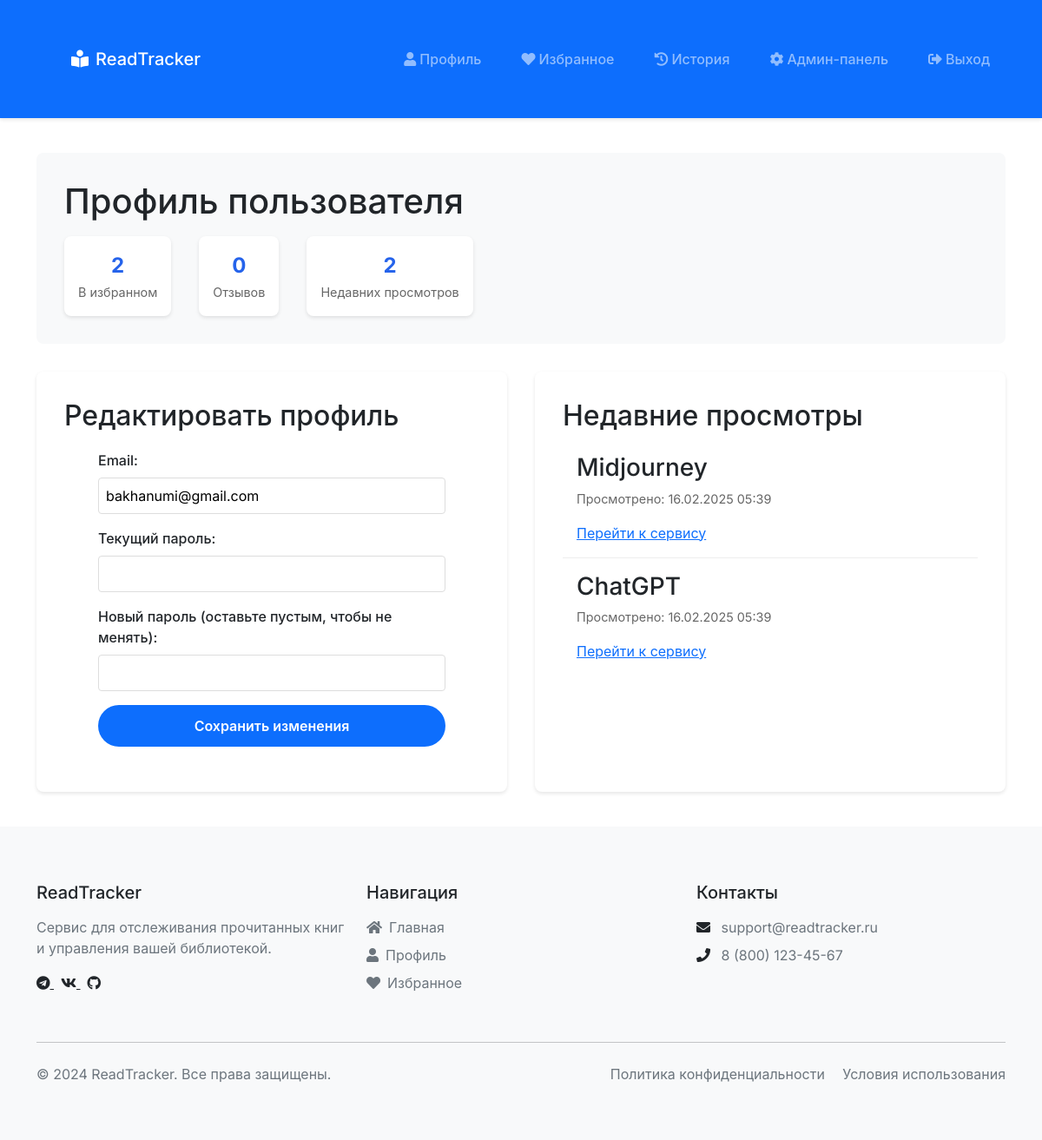
The app's page /profile (signed in), older data.
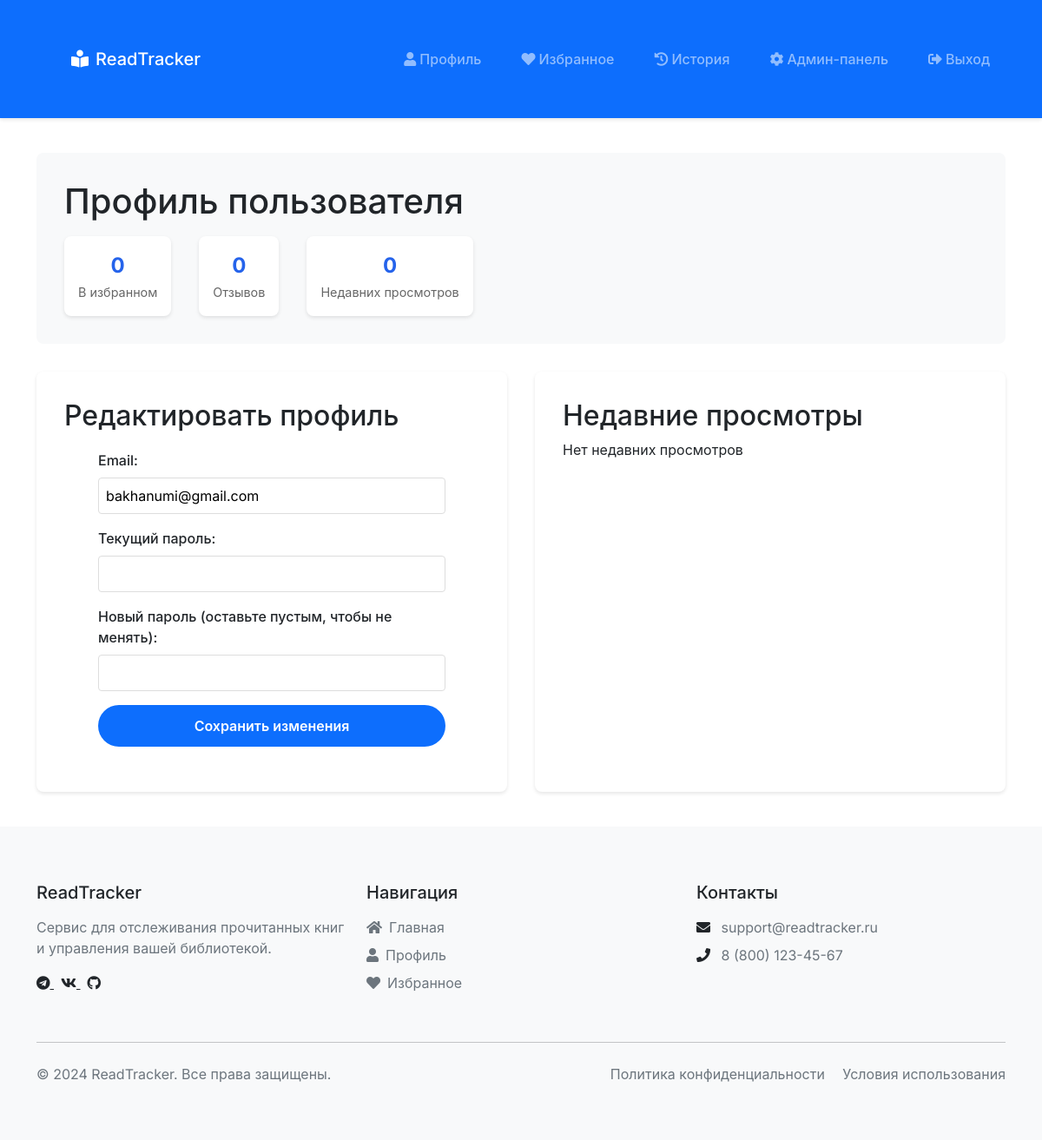
The same page, newer data.
### app.py (models this page shows)
class ViewHistory(db.Model):
    id = db.Column(db.Integer, primary_key=True)
    user_id = db.Column(db.Integer, db.ForeignKey('user.id'), nullable=False)
    service_id = db.Column(db.Integer, db.ForeignKey('service.id'), nullable=False)
    viewed_at = db.Column(db.DateTime, default=datetime.utcnow)

class Service(db.Model):
    id = db.Column(db.Integer, primary_key=True)
    title = db.Column(db.String(100), nullable=False)
    description = db.Column(db.Text, nullable=False)
    category = db.Column(db.String(50), nullable=False)
    subcategory = db.Column(db.String(50))
    tags = db.Column(db.String(200))  # Store tags as comma-separated string
    detailed_description = db.Column(db.Text)
    pricing_type = db.Column(db.String(20))  # 'free', 'paid', 'freemium'
    pricing = db.Column(db.Text)
    link = db.Column(db.String(200))
    rating = db.Column(db.Float, default=0.0)
    created_at = db.Column(db.DateTime, default=db.func.current_timestamp())
    favorites = db.relationship('Favorite', backref='service', lazy=True)
    views = db.relationship('ViewHistory', backref='service', lazy=True)
    reviews = db.relationship('Review', backref='service', lazy=True)

### app.py (the view, shortened to what this page needs)
@app.route('/profile', methods=['GET', 'POST'])
@login_required
def profile():
    favorites_count = Favorite.query.filter_by(user_id=current_user.id).count()
    reviews_count = Review.query.filter_by(user_id=current_user.id).count()
    recent_views = ViewHistory.query.filter_by(user_id=current_user.id)\
        .order_by(ViewHistory.viewed_at.desc())\
        .limit(5)\
        .all()
    return render_template('user/profile.html',
                         favorites_count=favorites_count,
                         reviews_count=reviews_count,
                         recent_views=recent_views)

### app.py (called while the page is built)
@login_manager.user_loader
def load_user(user_id):
    return User.query.get(int(user_id))

### templates/user/profile.html
{% extends "base.html" %}
{% block content %}
<div class="container">
    <div class="profile-header">
        <h1>Профиль пользователя</h1>
        <div class="profile-stats">
            <a href="{{ url_for('user_favorites') }}" class="stat-box">
                <span class="stat-value">{{ favorites_count }}</span>
                <span class="stat-label">В избранном</span>
            </a>
            <div class="stat-box">
                <span class="stat-value">{{ reviews_count }}</span>
                <span class="stat-label">Отзывов</span>
            </div>
            <a href="{{ url_for('user_history') }}" class="stat-box">
                <span class="stat-value">{{ recent_views|length }}</span>
                <span class="stat-label">Недавних просмотров</span>
            </a>
        </div>
    </div>
    <div class="profile-content">
        <div class="profile-section">
            <h2>Редактировать профиль</h2>
            <form method="POST" class="profile-form">
                <div class="form-group">
                    <label for="email">Email:</label>
                    <input type="email" id="email" name="email" value="{{ current_user.email }}" required>
                </div>
                <div class="form-group">
                    <label for="current_password">Текущий пароль:</label>
                    <input type="password" id="current_password" name="current_password" required>
                </div>
                <div class="form-group">
                    <label for="new_password">Новый пароль (оставьте пустым, чтобы не менять):</label>
                    <input type="password" id="new_password" name="new_password">
                </div>
                <button type="submit" class="btn-primary">Сохранить изменения</button>
            </form>
        </div>
        <div class="profile-section">
            <h2>Недавние просмотры</h2>
            <div class="recent-views">
                {% if recent_views %}
                    {% for view in recent_views %}
                    <div class="view-item">
                        <h3>{{ view.service.title }}</h3>
                        <p class="view-date">Просмотрено: {{ view.viewed_at.strftime('%d.%m.%Y %H:%M') }}</p>
                        <a href="{{ url_for('get_service', service_id=view.service.id) }}" class="btn-link">Перейти к сервису</a>
                    </div>
                    {% endfor %}
                {% else %}
                    <p>Нет недавних просмотров</p>
                {% endif %}
            </div>
        </div>
    </div>
</div>
{% endblock %}

Row changes from the older to the newer data that the page shows:
removed ViewHistory: service "Midjourney", viewed_at "16.02.2025 05:39"
removed ViewHistory: service "ChatGPT", viewed_at "16.02.2025 05:39"
Text that changed along with them:
{{ favorites_count }}: "2" → "0"
{{ recent_views|length }}: "2" → "0"
text now shown: "Нет недавних просмотров"
